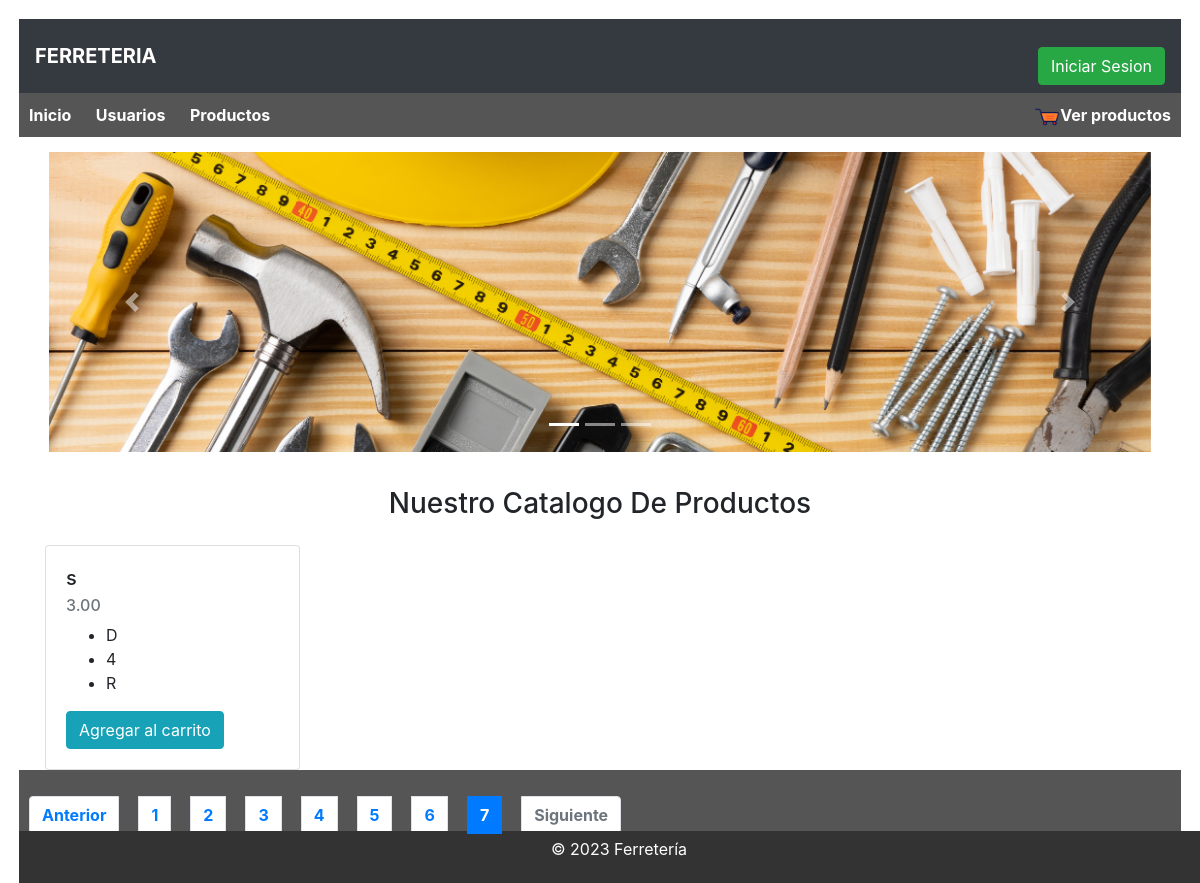
Screenshot of /index.php?page=7 with the database file from the repository.
### tables this page shows
CREATE TABLE `productos` (
  `CodigoProducto` int(11) NOT NULL,
  `Nombre` varchar(255) DEFAULT NULL,
  `Marca` varchar(100) DEFAULT NULL,
  `TipoProducto` varchar(100) DEFAULT NULL,
  `OrigenProducto` varchar(50) DEFAULT NULL,
  `Cantidad` int(11) DEFAULT NULL,
  `ValorCosto` decimal(10,2) DEFAULT NULL,
  `ValorVenta` decimal(10,2) DEFAULT NULL,
  `FechaFabricacion` date DEFAULT NULL,
  `Proveedor` varchar(255) DEFAULT NULL,
  `GarantiaProveedor` varchar(255) DEFAULT NULL
);

### Index.php (the view, shortened to what this page needs)
<?php
$servername = "127.0.0.1";
$username = "root";
$password = "";
$database = "olgalt";
$conn = new mysqli($servername, $username, $password, $database);
    $sql = "SELECT * FROM Productos";
$result = $conn->query($sql);
if ($result === false) {
    echo json_encode(array("error" => "Error en la consulta SQL"));
} elseif ($result->num_rows > 0) {
    $productDetails = array();
    while($resp = $result->fetch_assoc())
    {
        array_push($productDetails, array(
            [
                "Nombre" => $resp["Nombre"],
                "ValorVenta" => $resp["ValorVenta"],
                "Marca" => $resp["Marca"],
                "GarantiaProveedor" => $resp["GarantiaProveedor"],
                "OrigenProducto" => $resp["OrigenProducto"],
                "CodigoProducto" => $resp["CodigoProducto"],
            ]
        ));
    }
} else {
    echo json_encode(array("error" => "Producto no encontrado"));
}
$limitePaginacion  = 10;
$cantPaginacion = ceil(count($productDetails)/$limitePaginacion );
if(isset($_GET) && !empty($_GET))
{
    if(isset($_GET['page']) && !empty($_GET['page']))
    {
        $pagina = $_GET['page'];
        $consultaHasta = $pagina * $limitePaginacion ;
        $consultaDesde = ($pagina-1) * $limitePaginacion ;
        $productosFiltrados = array();
        for($i = $consultaDesde; $i <= $consultaHasta; $i++)
        {
            if(!isset($productDetails[$i]))
            {
                break;
            }
            array_push($productosFiltrados, $productDetails[$i] );
        }
    }else{
        header("Location:?page=1");
    }
}else{
    header("Location:?page=1");
}
?>
<!DOCTYPE html>
<html lang="es">
<head>
    <link rel="stylesheet" href="recursos/css/styles.css">
    <link rel="stylesheet" href="https://cdn.jsdelivr.net/npm/bootstrap@4.6.2/dist/css/bootstrap.min.css">
</head>
<body onload="consultarProductos(4)">
<nav class="navbar navbar-light bg-dark">
  <a class="navbar-brand text-white">FERRETERIA</a>
  <form class="form-inline">
    <a class="btn btn-success my-2 my-sm-0" href="login.php">Iniciar Sesion</a>
  </form>
</nav>
    <nav>
        <ul>
            <li><a href="index.php">Inicio</a></li>
            <li><a href="vistas/CRUDUsuarios.php">Usuarios</a></li>
            <li><a href="vistas/CRUDProductos.php">Productos</a></li>
            <li><a href="#" id="ver_carrito" data-toggle="modal" data-target="#exampleModal"><img src="recursos/img/carrito.png" alt="">Ver productos</a></li>
        </ul>
    </nav>
    <section id="main-content">
        <div class="container">
            <div class="row">
                <div class="col-xs-12 col-md-12 col-lg-12">
                    <div id="carouselExampleIndicators" class="carousel slide" data-ride="carousel">
                        <ol class="carousel-indicators">
                            <li data-target="#carouselExampleIndicators" data-slide-to="0" class="active"></li>
                            <li data-target="#carouselExampleIndicators" data-slide-to="1"></li>
                            <li data-target="#carouselExampleIndicators" data-slide-to="2"></li>
                        </ol>
                        <div class="carousel-inner" style="height: 300px;">
                            <div class="carousel-item active">
                            <img src="recursos/img/ferreteria_1.png" class="d-block w-100" alt="...">
                            </div>
                        </div>
                        <button class="carousel-control-prev" type="button" data-target="#carouselExampleIndicators" data-slide="prev">
                            <span class="carousel-control-prev-icon" aria-hidden="true"></span>
                        </button>
                        <button class="carousel-control-next" type="button" data-target="#carouselExampleIndicators" data-slide="next">
                            <span class="carousel-control-next-icon" aria-hidden="true"></span>
                        </button>
                    </div>
                </div>
            </div>
        </div>
    </section>
    <section>
        <div class="container">
        <h3 class="text-center">Nuestro Catalogo De Productos</h3>
            <div class="row">
                <?php
                $i = 0;
                 while (isset($productosFiltrados[$i]) && $i < $limitePaginacion) { ?>
                            <div class="col-xs-12 col-md-3 col-lg-3">
                                    <div class="card mt-3" >
                                        <div class="card-body">
                                            <h5 class="card-title"><?php echo $productosFiltrados[$i][0] ['Nombre'] ?></h5>
                                            <h6 class="card-subtitle mb-2 text-muted"><?php echo $productosFiltrados[$i][0] ['ValorVenta'] ?></h6>
                                            <ul >
                                                <li><?php echo $productosFiltrados[$i][0] ['Marca'] ?></li>
                                                <li><?php echo $productosFiltrados[$i][0] ['GarantiaProveedor'] ?></li>
                                                <li><?php echo $productosFiltrados[$i][0] ['OrigenProducto'] ?></li>
                                            </ul>
                                            <button class="card-link btn btn-info" onclick="agregarCarritoPromesa(<?php echo $productosFiltrados[$i][0] ['CodigoProducto'] ?>)">Agregar al carrito</button>
                                        </div>
                                </div>
                            </div>
                 <?php
                 $i++;
                 }
                 ?>
            </div>
        </div>
        <nav aria-label="Page navigation example">
            <ul class="pagination mt-3">
                <li class="page-item <?php echo ($_GET['page']-1)==0?'disabled':''?>"><a class="page-link" href="index.php?page=<?php echo ($_GET['page']-1)==0?'1':($_GET['page']-1) ?>">Anterior</a></li>
                <?php
                $maximo = 0;
                for($i = 0; $i < $cantPaginacion; $i++){ ?>
                        <li class="page-item <?php echo ($_GET['page']==($i+1)?'active':'') ?>"><a class="page-link" href="index.php?page=<?php echo ($i+1) ?>"><?php echo ($i+1) ?></a></li>
                <?php
                    $maximo++;
                    }
                ?>
                <li class="page-item  <?php echo ($_GET['page']+1)>$maximo?'disabled':''?>"><a class="page-link" href="index.php?page=<?php echo ($_GET['page']+1)>$maximo?$maximo:($_GET['page']+1) ?>">Siguiente</a></li>
            </ul>
        </nav>
    </section>
    <footer>
        <p>&copy; 2023 Ferretería</p>
    </footer>
</body>
</html>
<link href="
https://cdn.jsdelivr.net/npm/sweetalert2@11.10.0/dist/sweetalert2.min.css
" rel="stylesheet">

### recursos/css/styles.css (style rules this page uses)
body { font-family: Arial, sans-serif; margin: 0; padding: 19px; }
nav { background-color: #555; padding: 10px; }
nav ul { list-style-type: none; margin: 0; padding: 0; }
nav li { display: inline; margin-right: 20px; }
nav a { text-decoration: none; color: white; font-weight: bold; }
#main-content { padding: 15px; }
footer { background-color: #333; color: white; padding: 10px; text-align: center; position: fixed; bottom: 0; width: 100%; }
form { margin-top: 20px; }
button { background-color: #555; color: white; padding: 10px; border: none; cursor: pointer; }
section { margin-bottom: 20px; }
p { margin: 0; line-height: 1; }
#ver_carrito { float: right; }
#ver_carrito img { width: 26px; }

### rows the page displays
productos: Nombre "s", ValorVenta "3.00", Marca "D", GarantiaProveedor "4", OrigenProducto "R"
